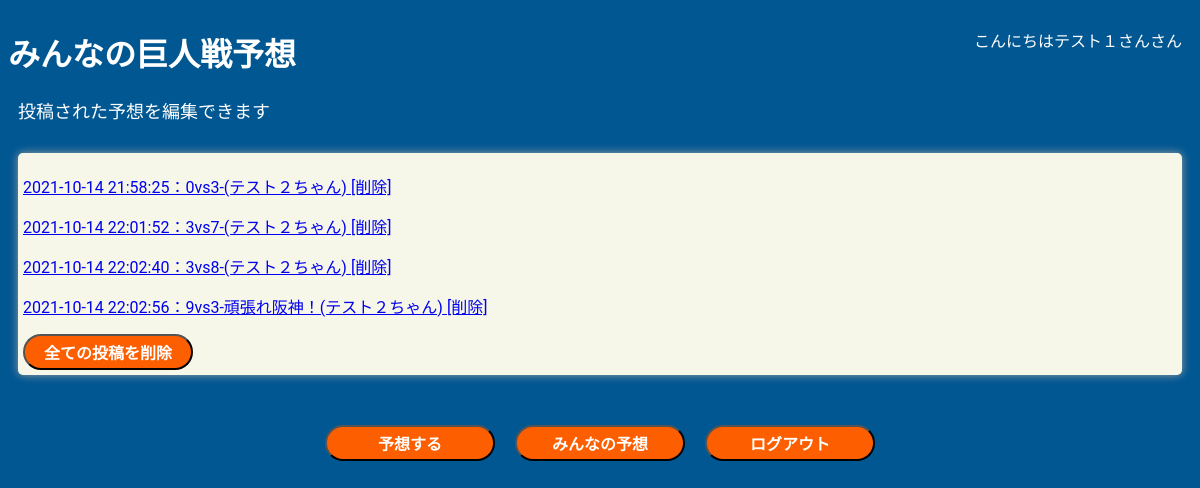
/select.php (signed in), run on the app's committed database.
### tables this page shows
CREATE TABLE `bb_predict` (
  `id` int(12) NOT NULL,
  `getscore` int(12) NOT NULL,
  `lostscore` int(12) NOT NULL,
  `winlose` varchar(64) NOT NULL,
  `name` varchar(64) NOT NULL,
  `comment` text NOT NULL,
  `date` datetime NOT NULL
);

### select.php (the view, shortened to what this page needs)
<?php
include('header.php');
$pdo = db_conn();
$stmt = $pdo->prepare('SELECT * FROM bb_predict');
$status = $stmt->execute();
$view = '';
if ($status == false) {
    sql_error($status);
} else {
    while ($result = $stmt->fetch(PDO::FETCH_ASSOC)) {
        $view .= '<p>';
        $view .= '<a href= "detail.php?id=' . $result['id'] . '">';
        $view .= $result['date'] . '：' . $result['getscore']."vs". $result['lostscore']. "-". $result['comment']. "(".$result['name'].")";
        $view .= '</a>';
        if ($_SESSION['kanri_flag']){
          $view .= '<a href = "delete.php?id='. $result['id'] .  '">';
          $view .= '    [削除] ';
          $view .= '</a>';
        }
        $view .= '</p>';
    }
}
?>
<div class="titlemessage" id="vote-detail-title">投稿された予想を編集できます</div>
      <div class="container jumbotron" id="vote-detail">
        <?= $view ?>
        <form  method="post" action="reset.php">
          <button type="submit" name="reset">全ての投稿を削除</button>
        </form>
      </div>
    <div class="bottom-button">
      <button class = "vote-jamp" onclick="location.href='index.php'">予想する</button>
      <button class = "vote-jamp" onclick="location.href='result.php'">みんなの予想</button>
      <button class = "vote-jamp" onclick="location.href='logout.php'">ログアウト</button>
    </div>
</body>
</html>
<?php
  include('footer.php');

### header.php (shortened to what this page needs)
<?php
$view = '';
if($_SESSION["name"] !== null){
  $view .= $_SESSION["name"];
}else{
  $view .= "ゲスト";
}
?>
<!DOCTYPE html>
<html lang="en">
<head>
  <link rel="stylesheet" href="css/style.css">
</head>
<body>
  <div class="title-wrapper">
    <h1 class="title">みんなの巨人戦予想</h1>
    <div class="title-message">こんにちは<?= $view ?>さん</div>
  </div>

### css/style.css (style rules this page uses)
.title { display: inline-block; margin-right: auto; }
.title-message { display: inline-block; padding: 20px 10px 0 0; }
.title-wrapper { display: flex; }
.titlemessage { margin-left: 10px; margin-bottom: 30px; font-size: 18px; }
button { background-color: #fd5f00; color: #fff; font-weight: bold; border-radius: 20px; padding: 4px; font-size: 16px; width: 170px; }
.bottom-button { display: flex; justify-content: center; margin-top: 50px; }
body { font-family: 'Roboto', sans-serif; color: #fff; background: #005792; }
form { margin-bottom: 0px; }
.vote-jamp { margin: 0 10px; }
.jumbotron { background-color: #f6f6e9; border: #f6f6e9; box-shadow: 0 0 8px rgb(160, 160, 160); border-radius: 5px; padding: 5px; margin: 5px 10px 0px ; }

### data on the page
bb_predict: value "2021-10-14 21:58:25：0vs3-(テスト２ちゃん)", value "[削除]"
bb_predict: value "2021-10-14 22:01:52：3vs7-(テスト２ちゃん)", value "[削除]"
bb_predict: value "2021-10-14 22:02:40：3vs8-(テスト２ちゃん)", value "[削除]"
bb_predict: value "2021-10-14 22:02:56：9vs3-頑張れ阪神！(テスト２ちゃん)", value "[削除]"

### other printed values
$view "テスト１さん"
